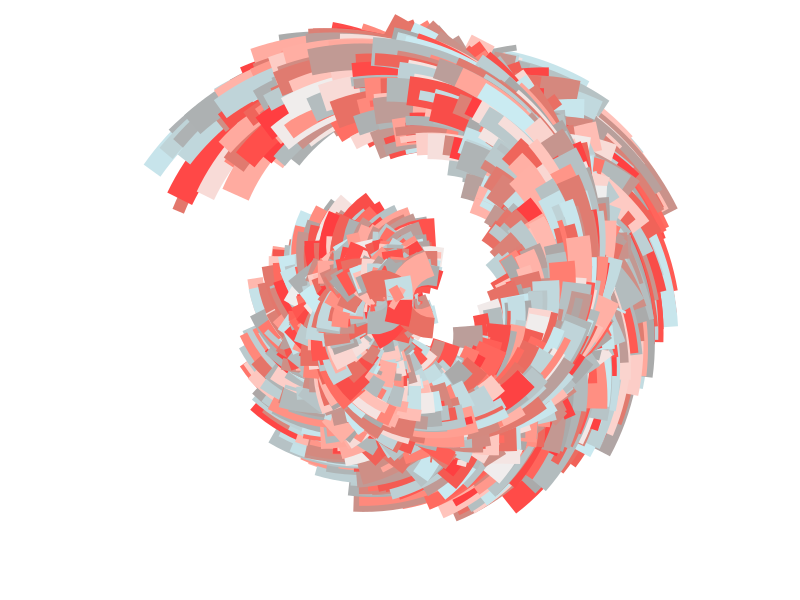

This figure's R source:
## ---- chunk 1
library(ggplot2)
library(tibble)
library(dplyr)
## ---- chunk 2
sample_data <- function(seed = NULL, n = 100, z = 1){
  if(!is.null(seed)) set.seed(seed)
  dat <- tibble(
    x0 = seq(0, -0.00000001 + z, by = 1/(n/z)),
    y0 = seq(z + 0, 0.00000001, by = -1/(n/z)),
    x1 = x0 + runif(n, min = -.2, max = .2),
    y1 = y0 + runif(n, min = -.2, max = .2),
    shade = runif(n), 
    size = runif(n)/n,
    shape = factor(sample(0:22, size = n, replace = TRUE))
  )
}
## ---- chunk 3
polar_styled_plot <- function(data = NULL, palette) {
  ggplot(
    data = data,
    mapping = aes(
      x = x0,
      y = y0,
      xend = x1,
      yend = y1,
      colour = shade,
      size = size
    )) + 
    coord_polar(clip = "off") +
    scale_y_continuous(
      expand = c(0, 0),
      limits = c(0, 1), 
      oob = scales::oob_keep
    ) +
    scale_x_continuous(
      expand = c(0, 0), 
      limits = c(0, 1), 
      oob = scales::oob_keep
    ) + 
    scale_colour_gradientn(colours = palette) + 
    scale_size(range = c(0, 10)) + 
    theme_void() + 
    guides(
      colour = guide_none(),
      size = guide_none(),
      fill = guide_none(),
      shape = guide_none()
    )
}
## ---- chunk 4
sample_canva <- function(seed = NULL) {
  if(!is.null(seed)) set.seed(seed)
  sample(ggthemes::canva_palettes, 1)[[1]]
}
## ---- chunk 5
dat <- sample_data(n = 5000, seed = 1, z = 1) 
pal <- sample_canva(seed = 17)

polar_styled_plot(data = dat, palette = pal) + geom_segment()

